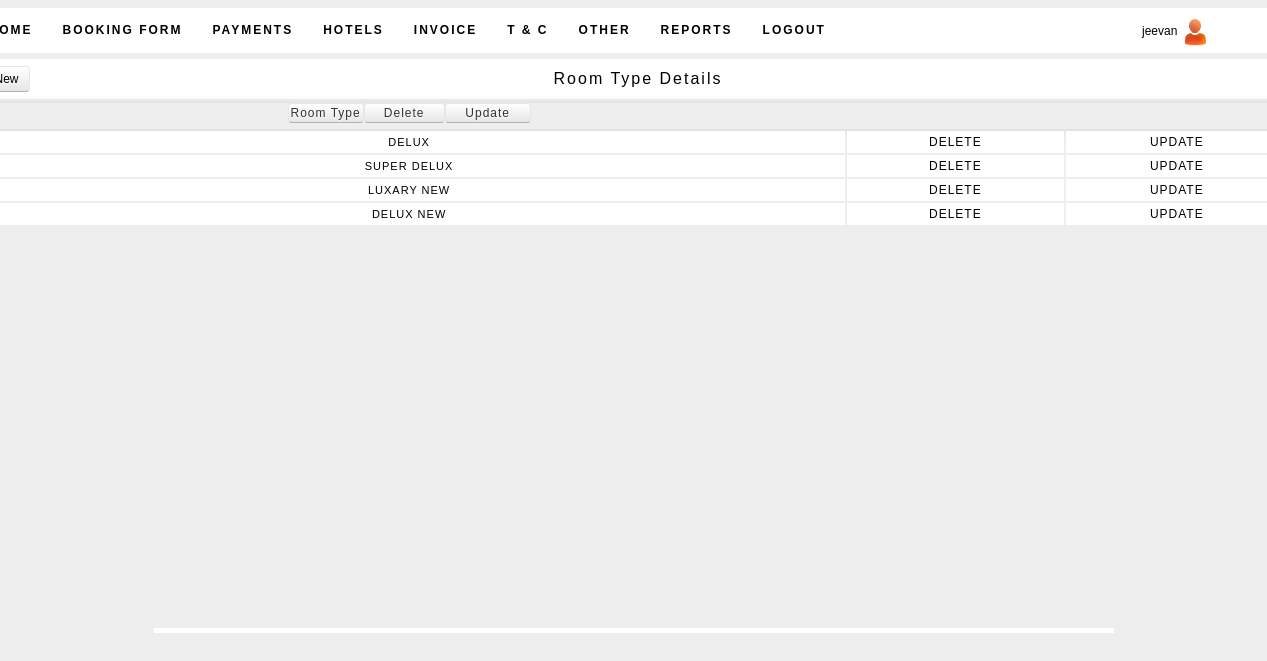
Screenshot of /tours_pvt/addroom.php (signed in) with the database file from the repository.
### tables this page shows
CREATE TABLE IF NOT EXISTS `room_type` (
  `r_id` int(11) NOT NULL AUTO_INCREMENT,
  `r_type` varchar(25) NOT NULL,
  PRIMARY KEY (`r_id`)
);

### tours_pvt/addroom.php (the view, shortened to what this page needs)
<?php
$qry_d="select * from room_type";
$res_d=mysql_query($qry_d);
?>
<html>
<head>
<link rel="stylesheet" href="../styles2.css" type="text/css" />
<link rel="stylesheet" type="text/css" href="../css/style.css" media="screen" />
</head>
<body>
<div id="container">
	 <div id="sub-header">
    	<?php
			include("include/p_header.php");
		?>
       	<table class="emp_tab">
        <tr class="search_res">
        <td class="info">
         <center>Room Type Details</center>
        </td>
        </tr>
        </table>
        <span class="bank"><a href="#" rel="popuprel" class="popup new">New</a> </span>
        <div>
        <br />
        <table class="detail">
        <tr class="menu_header">
        <td>Room Type</td>
        <td width="75">Delete</td>
        <td width="80">Update</td>
        </tr>
        <?php
		while($row_d=mysql_fetch_array($res_d))
		{
			echo "<tr class='pagi'>";
			echo "<td>";
			echo $row_d[1];
			echo "</td>";
			echo "<td class='print'>";
			echo "<a href='addroom.php?id_d=$row_d[0]'>Delete</a>";
			echo "</td>";
			echo "<td class='print'>";
			echo "<a href='uproom.php?id_u=$row_d[0]'>Update</a>";
			echo "</td>";
			echo "</tr>";
		}
		?>
        </table>
    </div>
    </div>
    </div>
 <div id="footer">
    </div>
</body>
</html>

### styles2.css (style rules this page uses)
body { margin:0; padding:0; font-family: Verdana, Geneva, sans-serif; font-size: 13px; color: #000; background-color:#EEEEEE; }
.bank { position:absolute; margin-top:-35px; margin-left:10px; border:1px solid #999; display: inline-block; *display: inline; padding: 5px 10px 5px; margin-bottom: 0; font-size: 12px; color: #333333; text-align: center; text-shadow: 0 1px 1px rgba(255, 255, 255, 0.75); vertical-align: middle; cursor: pointer; background-color: #f5f5f5; *background-color: #e6e6e6; background-image: -ms-linear-gradient(top, #ffffff, #e6e6e6); background-image: -webkit-gradient(linear, 0 0, 0 100%, from(#ffffff), to(#e6e6e6)); background-image: -webkit-linear-gradient(top, #ffffff, #e6e6e6); background-image: -o-linear-gradient(top, #ffffff, #e6e6e6); background-image: linear-gradient(top, #ffffff, #e6e6e6); background-image: -moz-linear-gradient(top, #ffffff, #e6e6e6); background-repeat: repeat-x; border: 1px solid #cccccc; *border: 0; border-color: rgba(0, 0, 0, 0.1) rgba(0, 0, 0, 0.1) rgba(0, 0, 0, 0.25); border-color: #e6e6e6 #e6e6e6 #bfbfbf; border-bottom-color: #b3b3b3; -webkit-border-radius: 4px; -moz-border-radius: 4px; border-radius: 4px; }
.info { padding-left:12px; letter-spacing:2px; }
.print a { padding:2px 4px 2px 4px; color:#000; text-decoration:none; font-size:12px; }
* { margin:0; padding:0; }
a { color: #F97B27; }
#container { width: 960px; background-color:#FFF; margin: 0 auto; padding: 0px; }
div#sub-header { margin-top:8px; margin-bottom:5px; margin-left:-180px; width:1315px; height:620px; background-color:#EEEEEE; }
#footer { margin:0 auto; padding: 30px 5px 0; }
.emp_tab { margin-left:0px; width:1317px; }
.pagi td { height:22px; color:#000; text-align:center; font-size:11px; letter-spacing:1px; text-transform:uppercase; background:#FFF; }
.detail { width:1318px; margin-top:-15px; margin-left:-2px; }
.menu_header { height:26px; font-size:12px; letter-spacing:1px; text-align:center; color: #000; box-shadow: 1px 1px 10px #d6d7d9; }
.menu_header td { display: inline-block; *display: inline; padding: 2px 2px 2px; margin-bottom: 0; font-size: 12px; color: #333333; text-align: center; text-shadow: 0 1px 1px rgba(255, 255, 255, 0.75); vertical-align: middle; cursor: pointer; background-color: #f5f5f5; *background-color: #e6e6e6; background-image: -ms-linear-gradient(top, #ffffff, #e6e6e6); background-image: -webkit-gradient(linear, 0 0, 0 100%, from(#ffffff), to(#e6e6e6)); background-image: -webkit-linear-gradient(top, #ffffff, #e6e6e6); background-image: -o-linear-gradient(top, #ffffff, #e6e6e6); background-image: linear-gradient(top, #ffffff, #e6e6e6); background-image: -moz-linear-gradient(top, #ffffff, #e6e6e6); background-repeat: repeat-x; border: 1px solid #cccccc; *border: 0; border-color: rgba(0, 0, 0, 0.1) rgba(0, 0, 0, 0.1) rgba(0, 0, 0, 0.25); border-color: #e6e6e6 #e6e6e6 #bfbfbf; border-bottom-color: #b3b3b3; -webkit-border-radius: 4px; -moz-border-radius: 4px; border-radius: 4px; }
.search_res { height:40px; color:#000; }
.search_res td { background:#FFF; }
.new { text-decoration:none; color:#000; }

### rows the page displays
room_type: r_type "DELUX"
room_type: r_type "SUPER DELUX"
room_type: r_type "LUXARY NEW"
room_type: r_type "DELUX NEW"

### other values shown
$a "jeevan"
